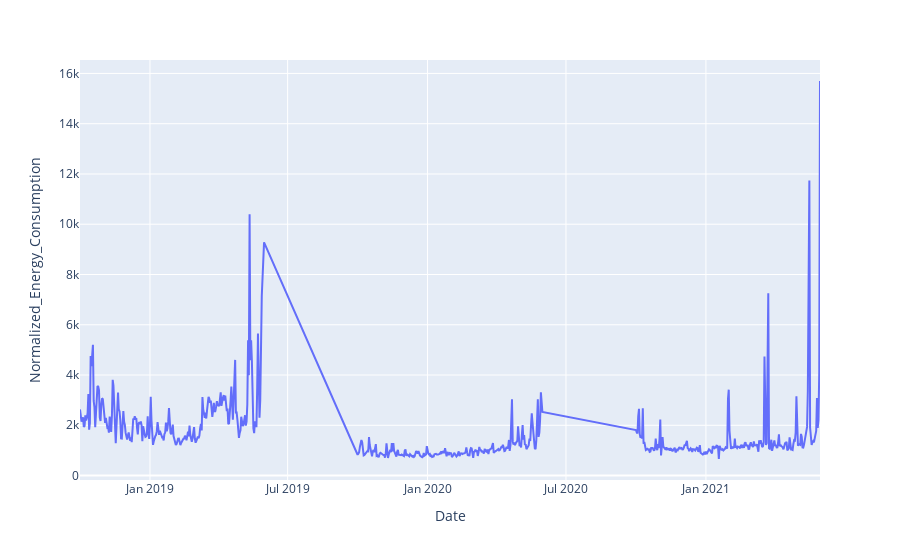

The notebook cell saved with this chart:
### Code cell
create_statement3 = '''
select w.Date, b2.Heating_kWh, w.Air_Temp_Avg, w.Heating_Degree_Days, (b2.Heating_kWh/ nullif(w.Heating_Degree_Days, 0)) as Normalized_Energy_Consumption
FROM b2 INNER JOIN finaldd w
ON b2.Date = w.Date
where month(w.Date) between 10 and 12 or month(w.Date) between 1 and 5  
and  (b2.Heating_kWh/ nullif(w.Heating_Degree_Days, 0)) < 20000
;
'''


df_b2energynormalized = pd.read_sql_query(create_statement3, engine)
display(df_b1energynormalized)

fig = px.line(df_b2energynormalized, x='Date', y="Normalized_Energy_Consumption")
fig.show()

### Figure 1 — Plotly figure (JSON) as saved in the notebook; plotly's stock layout.template omitted (floating-point values rounded to 4 significant figures; data arrays with more than 128 entries replaced by an {"elided": "..."} marker saying what was removed)
{"data": [{"hovertemplate": "Date=%{x}<br>Normalized_Energy_Consumption=%{y}<extra></extra>", "legendgroup": "", "line": {"color": "#636efa", "dash": "solid"}, "marker": {"symbol": "circle"}, "mode": "lines", "name": "", "orientation": "v", "showlegend": false, "type": "scatter", "x": {"elided": "727 str values"}, "xaxis": "x", "y": {"elided": "727 float values"}, "yaxis": "y"}], "layout": {"autosize": true, "legend": {"tracegroupgap": 0}, "margin": {"t": 60}, "xaxis": {"anchor": "y", "autorange": true, "domain": [0, 1], "range": ["2018-10-01", "2021-05-31"], "title": {"text": "Date"}, "type": "date"}, "yaxis": {"anchor": "x", "autorange": true, "domain": [0, 1], "range": [-176.7, 16530.0], "title": {"text": "Normalized_Energy_Consumption"}, "type": "linear"}}}
